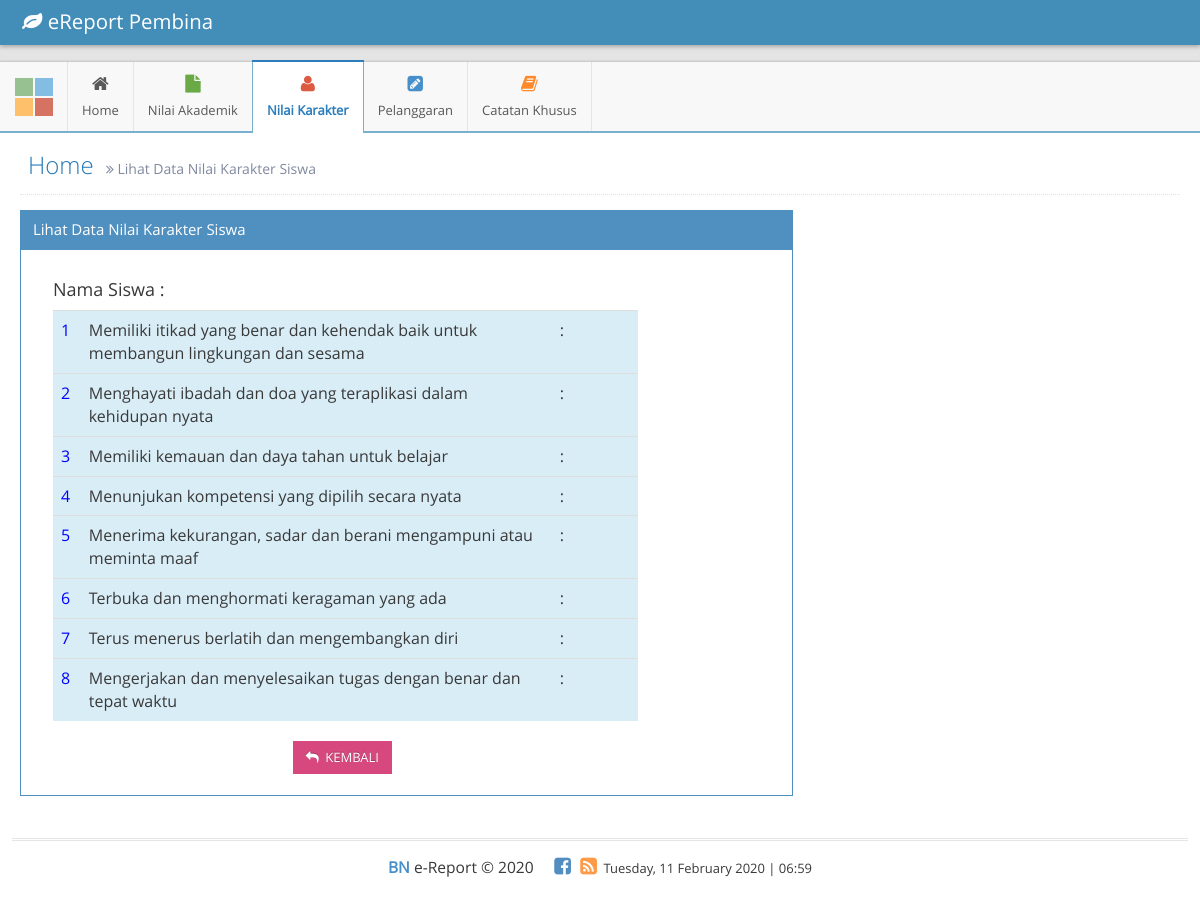
Screenshot of /pembina/tabel/lihatNikar.php (signed in) with the database file from the repository.
### tables this page shows
CREATE TABLE `tbl_indikator_nikar` (
  `id_indikator` varchar(5) NOT NULL,
  `aspek_indikator` varchar(50) NOT NULL,
  `ket_indikator` text NOT NULL
);

### pembina/tabel/lihatNikar.php (the view, shortened to what this page needs)
<!DOCTYPE html>
<?php
if(!isset($_SESSION['password'])){
	header("location: ../../admin/index.php");
}else{
	include "../../config/koneksi.php";
?>
<html lang="en">
	<head>
		<link rel="stylesheet" href="../../assets/css/bootstrap.min.css" />
		<link rel="stylesheet" href="../../assets/font-awesome/4.5.0/css/font-awesome.min.css" />
		<link rel="stylesheet" href="../../assets/css/jquery-ui.custom.min.css" />
		<link rel="stylesheet" href="../../assets/css/ace.min.css" class="ace-main-stylesheet" id="main-ace-style" />
		<link rel="stylesheet" href="../../assets/css/ace-skins.min.css" />
		<link rel="stylesheet" href="../../assets/css/ace-rtl.min.css" />
	</head>
	<body class="no-skin">
		<div id="navbar" class="navbar navbar-default    navbar-collapse       h-navbar ace-save-state">
			<div class="navbar-container ace-save-state" id="navbar-container">
				<div class="navbar-header pull-left">
					<a href="#" class="navbar-brand">
						<small>
							<i class="fa fa-leaf"></i>
							eReport Pembina
						</small>
					</a>
				</div>
			</div>
		</div>
		<div class="main-container ace-save-state" id="main-container">
			<div id="sidebar" class="sidebar      h-sidebar                navbar-collapse collapse          ace-save-state">
				<div class="sidebar-shortcuts" id="sidebar-shortcuts">
					<div class="sidebar-shortcuts-mini" id="sidebar-shortcuts-mini">
						<span class="btn btn-success"></span>
						<span class="btn btn-info"></span>
						<span class="btn btn-warning"></span>
						<span class="btn btn-danger"></span>
					</div>
				</div>
				<ul class="nav nav-list">
					<li class="hover">
						<a href="../home.php">
							<i class="menu-icon fa fa-home"></i>
							<span class="menu-text"> Home </span>
						</a>
					</li>
					<li class="hover">
						<a href="#" class="dropdown-toggle">
							<i class="menu-icon fa fa-file green"></i>
							<span class="menu-text">
								Nilai Akademik
							</span>
						</a>
					</li>
					<li class="active open hover">
						<a href="#" class="dropdown-toggle">
							<i class="menu-icon fa fa-user red"></i>
							<span class="menu-text"> Nilai Karakter </span>
						</a>
					</li>
					<li class="hover">
						<a href="#">
							<i class="menu-icon fa fa-pencil-square blue"></i>
							<span class="menu-text"> Pelanggaran </span>
						</a>
					</li>
					<li class="hover">
						<a href="#" class="dropdown-toggle">
							<i class="menu-icon fa fa-book orange"></i>
							<span class="menu-text"> Catatan Khusus </span>
						</a>
					</li>
				</ul>
			</div>
			<div class="main-content">
				<div class="main-content-inner">
					<div class="page-content">
						<div class="page-header">
							<h1>
								Home
								<small>
									<i class="ace-icon fa fa-angle-double-right"></i>
									Lihat Data Nilai Karakter Siswa
								</small>
							</h1>
						</div>
						<?php
							$id_nikar = $_GET['id_nikar'];
							$query = mysqli_query($conn, "SELECT * FROM tbl_indikator_nikar");
							$query2=mysqli_query($conn,"select * from tbl_nikar,tbl_siswa where tbl_nikar.id_nikar='$id_nikar' AND tbl_nikar.id_siswa=tbl_siswa.id_siswa");
							$row2 = mysqli_fetch_assoc($query2);
						?>
						<div class="row">
							<div class="col-xs-12">
								<div class="col-md-8 widget-box widget-color-blue2">
											<div class="widget-header"> <h5 class="widget-title">Lihat Data Nilai Karakter Siswa</h5> </div>
												<div class="widget-body">
													<div class="widget-main padding-20">
														<div class="col-md-6">
															<h4>Nama Siswa : <?php echo $row2['nama_siswa']?></h4>
														</div>
													</div>
													<div class="widget-main padding-20">
														<div class="col-md-10">
															<table class="table">
																<?php
																	$no=1;
																	while($row = mysqli_fetch_assoc($query)){
																	?>
																		<tr class="info">
																			<td width="30px"><font color="blue" size="3px"><?=$no++;?></font></td>
																			<td width="750px"><font size="3px"><?=$row['ket_indikator'];?></font></td>
																			<td width="30px"><font size="3px"> : </font></td>
																			<td width="100px" align="center">
																			</td>
																		</tr>
																		<?php
																		}
																	?>
															</table>
														</div>
													</div>
													<center>
														<div class="col-md-10">
															<a href="../tabel/tabelDataNikar.php" class="btn btn-sm btn-pink" title="Kembali"><i class="ace-icon fa fa-reply"></i> KEMBALI</a>
														</div>
													</center>
													<div class="col-md-8"></div>
													<div class="col-sm-12"><br></div>
												</div>
										</div>
							</div>
						</div>
					</div>
				</div>
			</div>
			<div class="footer">
				<div class="footer-inner">
					<div class="footer-content">
						<span class="bigger-120">
							<span class="blue bolder">BN</span>
							e-Report &copy; 2020
						</span>
						<span class="action-buttons">
							<a href="#">
								<i class="ace-icon fa fa-facebook-square text-primary bigger-150"></i>
							</a>
							<a href="#">
								<i class="ace-icon fa fa-rss-square orange bigger-150"></i>
							</a>
						</span>
						<?php date_default_timezone_set("Asia/Jakarta"); echo date("l, d F Y | H:i"); ?>
					</div>
				</div>
			</div>
		</div>
	</body>
</html>
<?php
}
?>

### rows the page displays
tbl_indikator_nikar: ket_indikator "Memiliki itikad yang benar dan kehendak baik untuk membangun lingkungan dan sesama"
tbl_indikator_nikar: ket_indikator "Menghayati ibadah dan doa yang teraplikasi dalam kehidupan nyata"
tbl_indikator_nikar: ket_indikator "Memiliki kemauan dan daya tahan untuk belajar"
tbl_indikator_nikar: ket_indikator "Menunjukan kompetensi yang dipilih secara nyata"
tbl_indikator_nikar: ket_indikator "Menerima kekurangan, sadar dan berani mengampuni atau meminta maaf"
tbl_indikator_nikar: ket_indikator "Terbuka dan menghormati keragaman yang ada"
tbl_indikator_nikar: ket_indikator "Terus menerus berlatih dan mengembangkan diri"
tbl_indikator_nikar: ket_indikator "Mengerjakan dan menyelesaikan tugas dengan benar dan tepat waktu"
